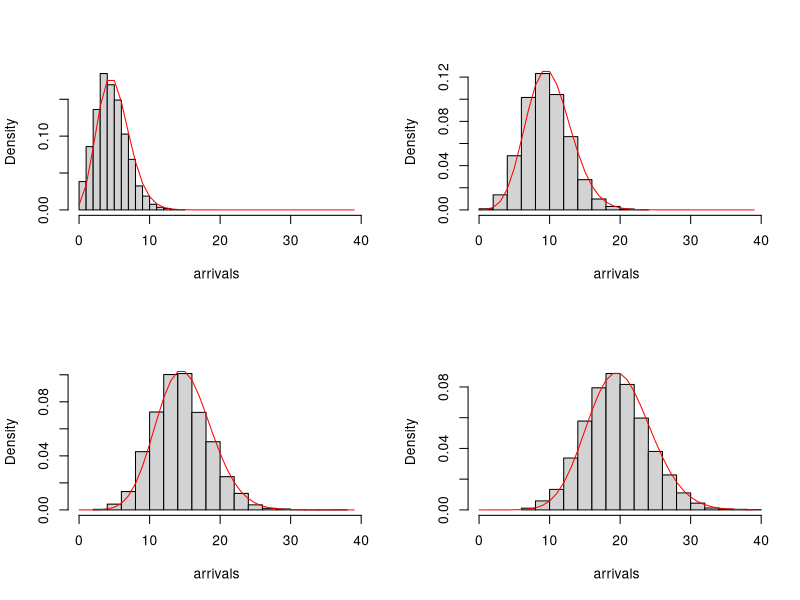

Source code (R):
library(RUnit)
errMsg <- function(err) print(err)

# Poisson processes are common stochastic processes used to model arrival
# times. The basic form is a counting process for the number of events that
# have occured up to time t. In addition, Poisson processes satisfy the
# following properties:
#
# 1) The number of events at time 0 is 0
# 2) The number of events that occur in independent intervals are
#    independent of one another 
# 3) The probability distribution of the number of events that occur in
#    some interval depends on the length of the interval
# 4) N(t)~Poisson(lambda*t) where lambda represents the rate of the process
# 5) No occurances are simulatneous

# Implement the function "poisProc" that randomly generates the number of
# events in some time period according to a poisson process with specified
# rate. Your function should take the following arguments:
#
# <rate>: the rate of the poisson process per unit of time
# <time>: the length (in time units) over which the process occurs
#
# Your function should return:
#
# <n.events> a randomly generated integer indicating the number of events
#   that occured over the time interval t


poisProc <- function(rate, t) {

    # your code here
    n.events <- rpois(1, rate*t)
    return(n.events)


}

set.seed(47)
tryCatch(checkEquals(10, poisProc(0.5, 10)), error=function(err)
         errMsg(err))


# Implement the function poisSim that takes the following arguments:
#
# <time.intervals> a numeric vector specifying time intervals to be used
#   for a poisson process
# <rate> a numeric value specifying the rate of the poisson process
#
# Your function should return:
#
# <n.arrivals> a randomly generated integer vector with the same length as
#   <time.intervals> specifying the number of arrivals in each period of
#   <time.intervals>

poisSim <- function(rate, time.intervals=1) {

    # your code here
    n.arrivals <- sapply(time.intervals, function(x) poisProc(rate, x))
    return(n.arrivals)

}

set.seed(47)
tryCatch(checkEquals(c(2, 0, 1, 2, 1), poisSim(0.25, 1:5)),
         error=function(err) errMsg(err))

# Suppose that a store opens at 9 and customers arrive according to a
# poisson process with rate=10 per hour. Furthermore, suppose that we count
# the number of customers who arrive at the store during the following time
# intervals: 9-9:30, 9:30-10:30, 10:30-12, and 12-2. Use R's replicate
# function to generate 10000 simulations of this scenario. Store this
# variable as <simulations>

set.seed(47)
rate <- 10
times <- c(0.5, 1, 1.5, 2)
simulations <- replicate(10000, poisSim(rate, times))


# In a single plotting window, create the following: one histogram of the
# number of arrivals for each time interval (row of <simulations>).  The
# x-axis for each of these histograms should be identical, ranging from 0
# to the maximum number of people that arrived over any time period in any
# simulation. Set freq=F for all your histograms, label the x-axis
# "arrivals", and set the main title to NULL.
#
# Add a red line of a poisson distribution with parameter that corresponds
# to the time interval of the histogram
# HINT: it may be easiest to turn your simulations matrix into a list (w/
# one entry per row) and use mapply

sim.list <- list(simulations[1,], simulations[2,], simulations[3,], simulations[4,])
rate = 10
x.grid = 0:max(simulations)
par(mfrow=c(2,2))
mapply(function(sim, rate) {hist(sim, xlim=c(0,max(simulations)), freq=F, xlab="arrivals", main="")
lines(x.grid, dpois(x.grid, rate*10), col="red")}, sim.list, times)
